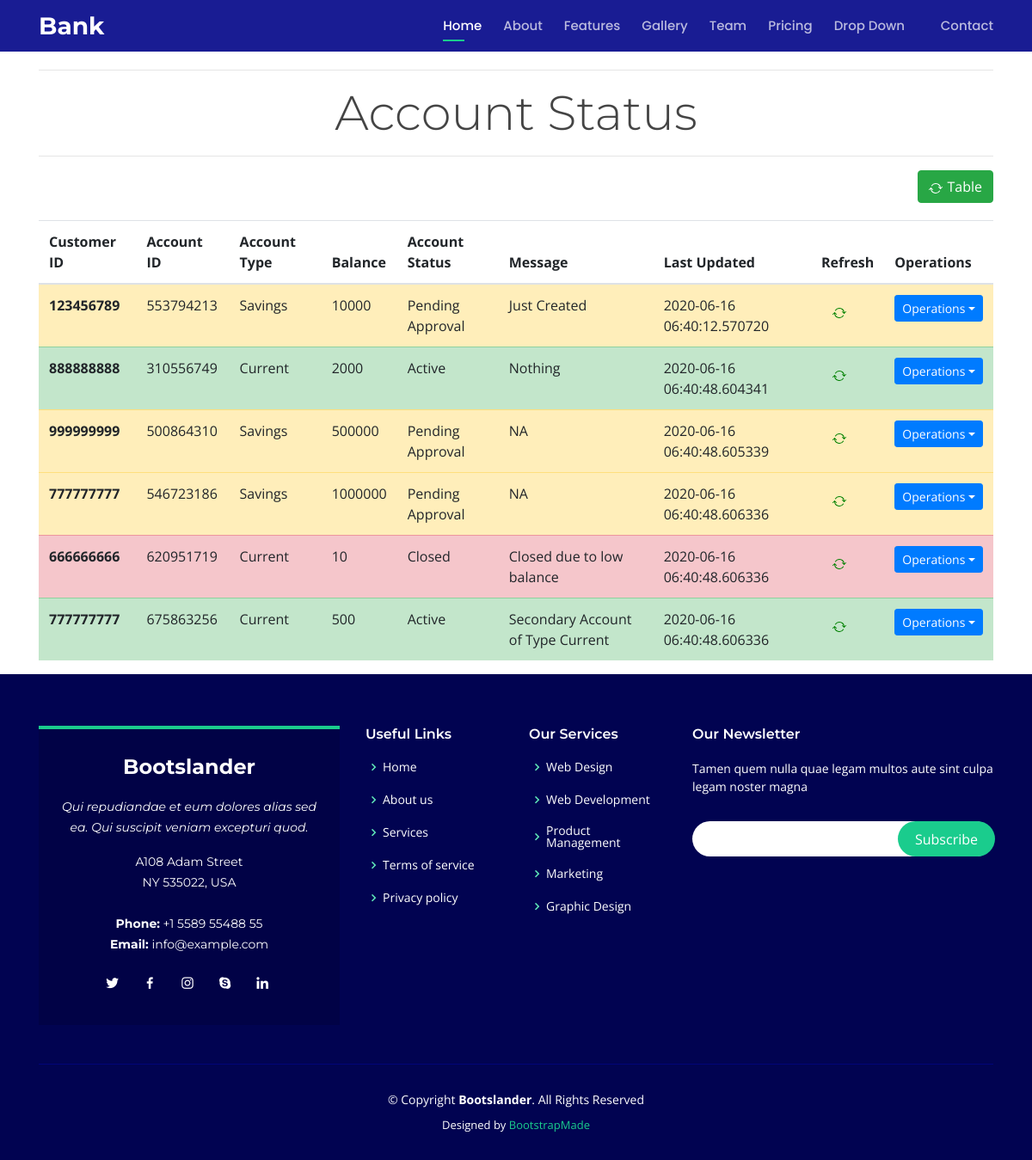
/AccountStatus, run on the app's committed database.
### app.py (models this page shows, shortened)
class Customer(db.Model):
    id = db.Column(db.Integer(), primary_key=True)
    cid = db.Column(db.Integer(), nullable=False)
    ssnid = db.Column(db.Integer(), nullable=False)
    accountId = db.Column(db.Integer(), nullable=False)
    accountBalance = db.Column(db.Integer(), nullable=False)
    account_type = db.Column(db.String(1), nullable=False)
    status = db.Column(db.Text, nullable=False)
    last_updated = db.Column(db.DateTime, nullable=False, default=datetime.utcnow)
    message = db.Column(db.Text, nullable=False)

### app.py (the view)
@app.route('/AccountStatus')
def AccountStatus():
    all_account = Customer.query.all()
    return render_template('account-Status.html', rows=all_account)

### templates/account-Status.html (shortened to what this page needs)
{% extends 'base.html' %}
{% block style %}
<link href="{{ url_for('static', filename='css/main.css') }}" rel="stylesheet">
{% endblock %}
{% block body %}
<div class="container">
    <hr>
    <h1 class="display-4" style="text-align: center;">Account Status</h1>
    <hr>
    <div>
        <button type="button" class="btn btn-success btn-md float-right" style="margin-bottom: 20px;">Table
        </button>
        <div id="tableDiv">
            <table class="table table-hover" id="table">
                <thead>
                    <tr>
                        <th scope="col">Customer ID</th>
                        <th scope="col">Account ID</th>
                        <th scope="col">Account Type</th>
                        <th scope="col">Balance</th>
                        <th scope="col">Account Status</th>
                        <th scope="col">Message</th>
                        <th scope="col">Last Updated</th>
                        <th scope="col">Refresh</th>
                        <th scope="col">Operations</th>
                    </tr>
                </thead>
                <tbody>
                    {% for row in rows %}
                    {% if row.status == "Closed" %}
                    <tr class="table-danger" id="{{ row.id }}">
                        {% elif row.status == "Active" %}
                    <tr class="table-success" id="{{ row.id }}">
                        {% else %}
                    <tr class="table-warning" id="{{ row.id }}">
                        {% endif %}
                        <th scope="row">{{ row.cid }}</th>
                        <td>{{ row.accountId }}</td>
                        {% if row.account_type == 'S' %}
                            <td>Savings</td>
                        {% else %}
                        <td>Current</td>
                        {% endif %}
                        <td>{{ row.accountBalance }}</td>
                        <td>{{ row.status }}</td>
                        <td>{{ row.message }}</td>
                        <td>{{ row.last_updated }}</td>
                        <td><button type="button" class="btn btn-md" onclick="getId('{{ row.id }}')"></button></td>
                        <td>
                            <div class="dropdown">
                                <button class="btn btn-sm btn-primary dropdown-toggle" type="button" id="dropdownMenuButton" data-toggle="dropdown" aria-haspopup="true" aria-expanded="false">
                                Operations</button>
                              </div>
                    </td>
                    </tr>
                    {% endfor %}
                </tbody>
            </table>
        </div>
    </div>
</div>
{% endblock %}

### static/css/main.css (style rules this page uses)
body { font-family: "Open Sans", sans-serif; color: #444444; padding-top: 65px; }
h1, h2, h3, h4, h5, h6 { font-family: "Montserrat", sans-serif; }

### data on the page
Customer: cid "123456789", accountId "553794213", account_type "Savings", accountBalance "10000", status "Pending Approval", message "Just Created", last_updated "2020-06-16 06:40:12.570720"
Customer: cid "888888888", accountId "310556749", account_type "Current", accountBalance "2000", status "Active", message "Nothing", last_updated "2020-06-16 06:40:48.604341"
Customer: cid "999999999", accountId "500864310", account_type "Savings", accountBalance "500000", status "Pending Approval", message "NA", last_updated "2020-06-16 06:40:48.605339"
Customer: cid "777777777", accountId "546723186", account_type "Savings", accountBalance "1000000", status "Pending Approval", message "NA", last_updated "2020-06-16 06:40:48.606336"
Customer: cid "666666666", accountId "620951719", account_type "Current", accountBalance "10", status "Closed", message "Closed due to low balance", last_updated "2020-06-16 06:40:48.606336"
Customer: cid "777777777", accountId "675863256", account_type "Current", accountBalance "500", status "Active", message "Secondary Account of Type Current", last_updated "2020-06-16 06:40:48.606336"
